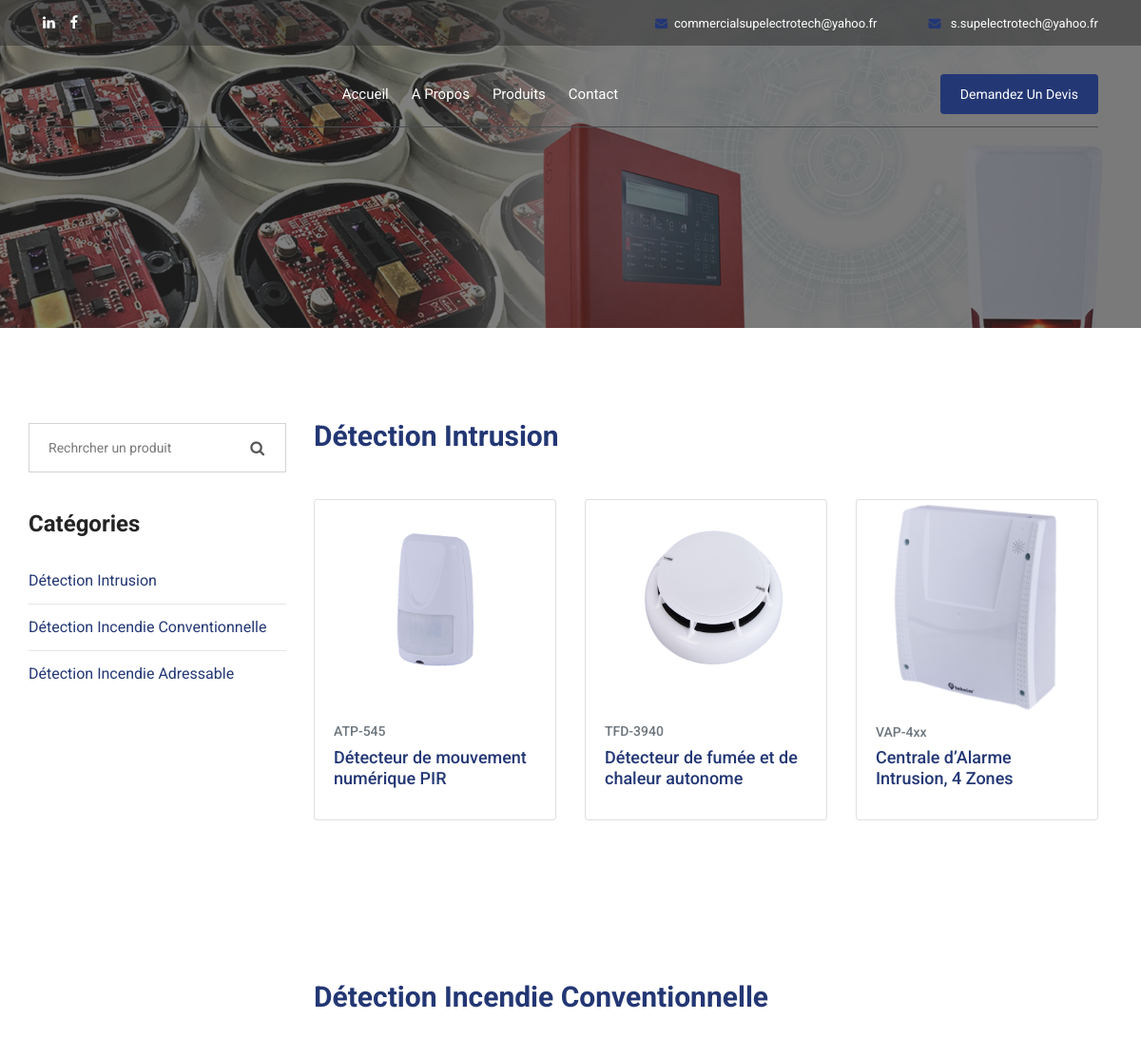
Page /produits/ (upper part) on the earlier database version.
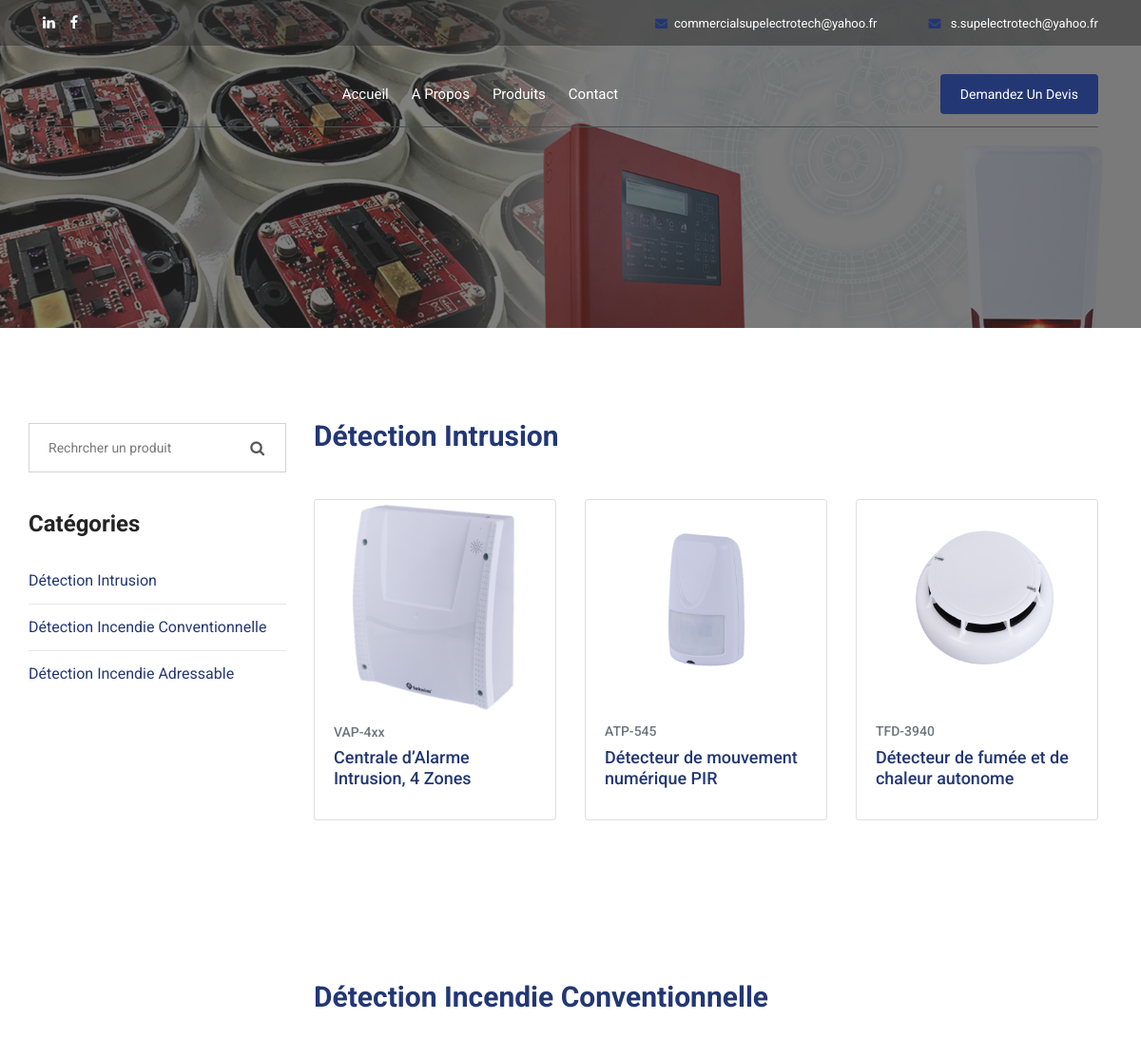
Same page on the later database version.
### main/models.py (models this page shows, shortened)
class Produit(models.Model):
    ordre           = models.IntegerField(blank=True, null=True )
    designation     = models.CharField( max_length=150, verbose_name=("Désignation"))
    slug            = models.SlugField( max_length=70)
    category        = models.CharField(max_length=2, choices=CATEGORY_CHOICES, default='IN')
    reference       = models.CharField(max_length=100, verbose_name=("Référence"), blank= True)
    description_2   = HTMLField(verbose_name='partie 1', blank= True, null=True)
    description_1   = HTMLField(verbose_name='partie 2', blank= True, null=True)
    photo           = models.ImageField(verbose_name='Photo du produit', upload_to='produits/')
    fichier_1       = models.FileField(verbose_name='Fiche technique ', upload_to='fichiers/', blank= True)
    fichier_2       = models.FileField(verbose_name='Manuel instalateur', upload_to='fichiers/', blank= True)
    fichier_3       = models.FileField(verbose_name='Manuel utilisateur', upload_to='fichiers/', blank= True)
    fichier_4       = models.FileField(verbose_name='certificat', upload_to='fichiers/', blank= True)
    is_active       = models.BooleanField(verbose_name='activer', default=True)
    class Meta:
        ordering = [F('ordre').asc(nulls_last=True)]
        verbose_name = 'Produits'
        verbose_name_plural = 'Produits'

### main/views.py (the view)
# urls.py: path('produits/', ProductView.as_view(), name= 'produits'),
class ProductView(TemplateView):
    template_name = "produits.html"
    def get_context_data(self, **kwargs):
        context = super().get_context_data(**kwargs)
        context["cat"] = CATEGORY_CHOICES
        context["intrusion"] = Produit.objects.filter(category= 'IN')
        context["conventionnelle"] = Produit.objects.filter(category= 'IC')
        context["adressable"] = Produit.objects.filter(category= 'IA')
        return context

### templates/produits.html (shortened to what this page needs)
{% extends "base.html" %}
{% load static %}
{% block content %}
<div class="bradcam_area bradcam_bg_prod">
</div>
<section class="container">
    <div class="row d-flex justify-content-around">
        <div class="d-none d-md-block col-md-3">
            <aside class="side-bar-product d-block sidebar">
                <div class="make-me-sticky">
                    <div class="sidebar-widget search-box">
                        <form method="post" action="#">
                            <div class="form-group">
                                <input type="search" name="search-field" value="" placeholder="Rechrcher un produit"
                                    required>
                                <button type="submit"><span class="icon fa fa-search"></span></button>
                            </div>
                        </form>
                    </div>
                    <div class="sidebar-widget sidebar-blog-category">
                        <div class="sidebar-title">
                            <h2>Catégories</h2>
                        </div>
                        <ul class="cat-list">
                            <li><a class="link-prod" href="#intrusion">Détection Intrusion</a></li>
                            <li><a class="link-prod" href="#conventionnelle">Détection Incendie Conventionnelle</a></li>
                            <li><a class="link-prod" href="#adressable">Détection Incendie Adressable</a></li>
                        </ul>
                    </div>
                </div>
            </aside>
        </div>
        <div class="col- col-md-9  ">
            <div class="main-product">
                <div id="intrusion">
                    <div class="py-5">
                        <div class="row d-flex">
                            <h2 class="font-weight-bold my-5 col-12">Détection Intrusion</h2>
                            {% for prod in intrusion %}
                                {% if prod.is_active %}
                                    <div class="col-12 col-sm-8 col-md-6 col-lg-4 mb-4">
                                        <div class="card" style="height: 100%;">
                                            <a href="{% url 'produit-detail' slug=prod.slug %}">
                                                <img class="card-img" src="{{prod.photo.url}}" alt="{{prod.designation}}">
                                            </a>
                                            <div class="card-body">
                                                <h6 class="card-subtitle mb-2 text-muted"> {{prod.reference}}</h6>
                                                <h4 class="card-title"> <a href="{% url 'produit-detail' slug=prod.slug %}">{{prod.designation}}</a></h4>
                                            </div>
                                        </div>
                                    </div>
                                {% endif %}
                            {% endfor %}
                        </div>
                    </div>
                </div>
                <div id="conventionnelle">
                    <div class="py-5">
                        <div class="row d-flex">
                            <h2 class="font-weight-bold  my-5 col-12">Détection Incendie Conventionnelle</h2>
                        </div>
                    </div>
                </div>
            </div>
        </div>
    </div>
</section>
{% endblock content %}

Differences in the rows shown:
changed Produit "Centrale d’Alarme Intrusion, 4 Zones": moves up the list
